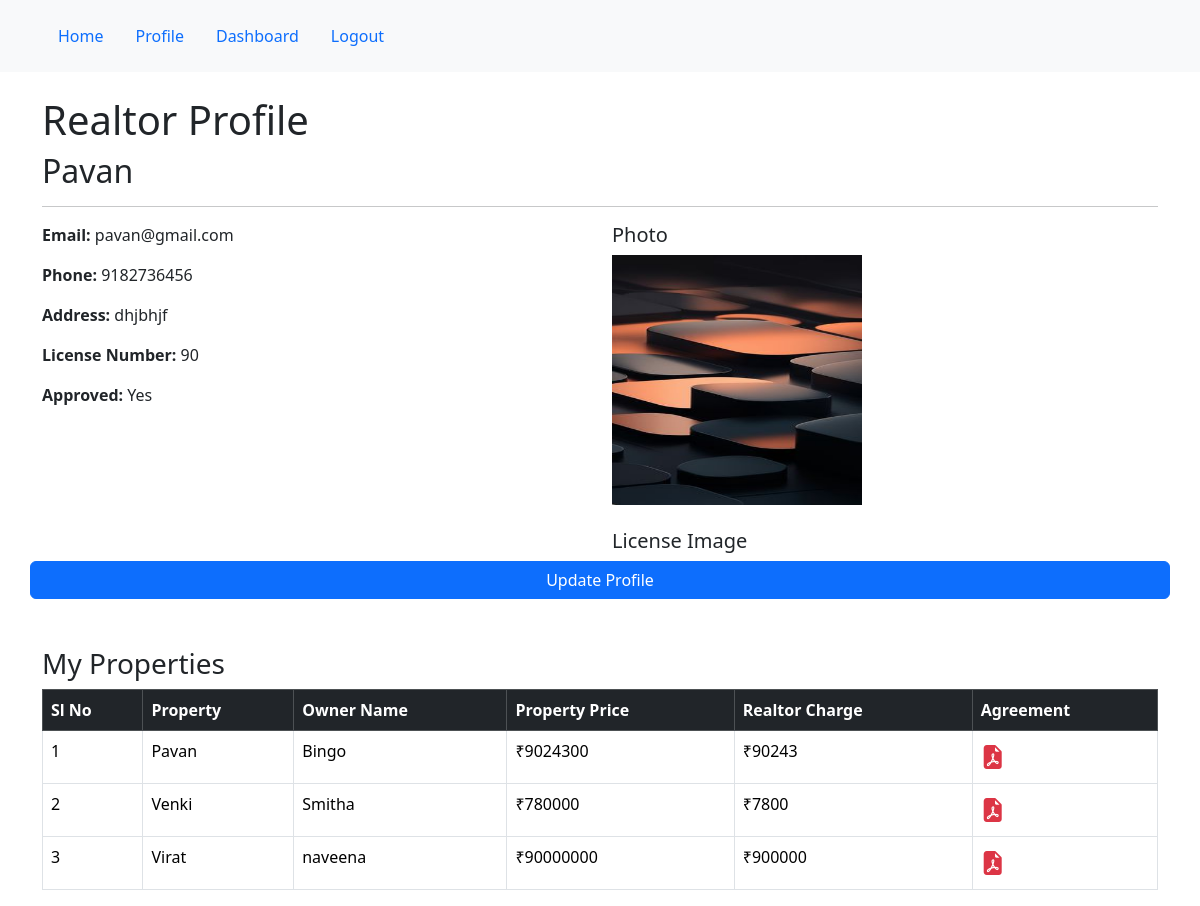
Screenshot of /profile (signed in) with the database file from the repository.
### formapp/models.py (models this page shows, shortened)
class Realtors(models.Model):
    user=models.OneToOneField(User,on_delete=models.CASCADE)
    phone=models.BigIntegerField()
    address=models.CharField(max_length=100)
    lic_no=models.IntegerField()
    lic_img=models.ImageField(upload_to='realtorpic/',blank=True,null=True)
    is_approved=models.BooleanField(default=False)
    photo=models.ImageField(blank=True,null=True)

### properties/models.py (models this page shows, shortened)
class allproperties(models.Model):
    name=models.CharField(max_length=100)
    property_type=models.CharField(choices=types)
    price=models.IntegerField()
    floors=models.CharField(max_length=100)
    category=models.CharField(choices=cat)
    age=models.IntegerField()
    area=models.CharField(max_length=100)
    city=models.CharField(max_length=100)
    no_of_rooms=models.IntegerField()
    no_of_bathrooms=models.IntegerField()
    balcony=models.BooleanField()
    attached_bathroom=models.BooleanField()
    owner_name=models.CharField(max_length=100)
    property_image=models.ImageField(upload_to='media/images/',blank=True,null=True)
    realtorname=models.ForeignKey(Realtors,related_name="realtorss",on_delete=models.CASCADE)
    verdict=models.CharField(max_length=100,choices=status)

### formapp/views.py (the view, shortened to what this page needs)
# urls.py: path('profile',views.profile,name='profile'),
@login_required(login_url="login")
def profile(request):
    is_realtor=Realtors.objects.filter(user=request.user).exists()
    realtor=None
    if is_realtor:
        realtor = Realtors.objects.get(user=request.user)
        properties = allproperties.objects.filter(realtorname=realtor)
        return render(request, "profile.html", {
            "is_realtor": True,
            "realtor": realtor,
            "properties":properties
        })

### templates/profile.html (shortened to what this page needs)
{% extends 'base.html' %}
{% block content %}
<div class="container mt-4">
    <div class="jumbotron">
        {% if is_realtor %}
        <h1>Realtor Profile</h1>
        <h2>{{ realtor.user.username }}</h2>
        <hr>
        <div class="row">
            <div class="col-md-6">
                <p><strong>Email:</strong> {{ realtor.user.email }}</p>
                <p><strong>Phone:</strong> {{ realtor.phone }}</p>
                <p><strong>Address:</strong> {{ realtor.address }}</p>
                <p><strong>License Number:</strong> {{ realtor.lic_no }}</p>
                <p>
                    <strong>Approved:</strong>
                    {% if realtor.is_approved %}
                        Yes
                    {% else %}
                        No
                    {% endif %}
                </p>
            </div>
            <div class="col-md-6">
                <h5>Photo</h5>
                {% if realtor.photo %}
                    <img src="{{ realtor.photo.url }}"
                         width="250"
                         height="250">
                {% endif %}
                <br><br>
                <h5>License Image</h5>
            </div>
            <a class="btn btn-primary"
                   href="{% url 'update' %}">
                    Update Profile
                </a>
        </div>
        <br><br>
<h3>My Properties</h3>
<table class="table table-bordered table-hover">
    <thead class="table-dark">
        <tr>
            <th>Sl No</th>
            <th>Property</th>
            <th>Owner Name</th>
            <th>Property Price</th>
            <th>Realtor Charge</th>
            <th>Agreement</th>
        </tr>
    </thead>
    <tbody>
        {% for p in properties %}
        <tr>
            <td>{{ forloop.counter }}</td>
            <td>{{ p.name }}</td>
            <td>{{ p.owner_name }}</td>
            <td>₹{{ p.price }}</td>
            <td>
                ₹{% widthratio p.price 100 1.5 %}
            </td>
            <td>
                <a href="{% url 'agreement' p.id%}">
                    <i class="bi bi-file-earmark-pdf-fill fs-4 text-danger"></i>
                </a>
            </td>
        </tr>
        {% empty %}
        <tr>
            <td colspan="6" class="text-center">
                No Properties Added
            </td>
        </tr>
        {% endfor %}
    </tbody>
</table>
        {% endif %}
    </div>
</div>
{% endblock %}

### rows the page displays
Realtors: user.username "Pavan", user.email "pavan@gmail.com", phone "9182736456", address "dhjbhjf", lic_no "90", photo (picture)
allproperties: name "Pavan", owner_name "Bingo", price "9024300", price "90243"
allproperties: name "Venki", owner_name "Smitha", price "780000", price "7800"
allproperties: name "Virat", owner_name "naveena", price "90000000", price "900000"
